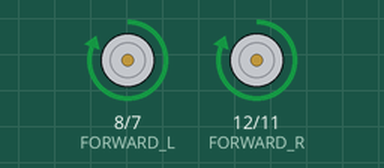
Simulated run of this sketch. Board: Arduino Uno, built with avr-gcc and run on an emulated ATmega328P. On the bench: motor-driver pin pairs drawn as motors (green arrow = first pin HIGH = forward, orange = second pin HIGH = backward, longer = more drive, scaled by the enable pin).

Above: at 0.1 s.
At 6.5 s:
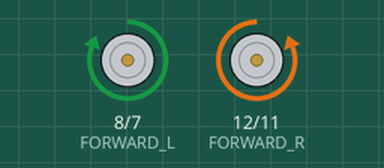
At 13.9 s:
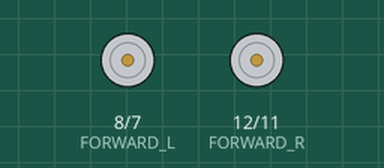
Timing chart, 0 to 15.4 s (numbered marks = the images above):
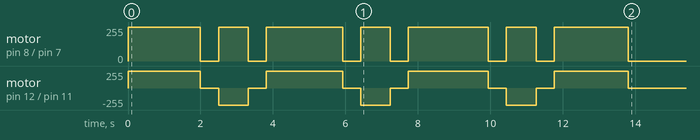

The sketch:

story7.ino
```cpp
//setup left side
const int FORWARD_L = 8;
const int BACKWARD_L = 7;
//setup right side
const int FORWARD_R = 12;
const int BACKWARD_R = 11;
//enable both sides
const int ENABLE_L = 9;
const int ENABLE_R = 10;

//const int turnTime = 880;
//const int turnTime = 890;
int turnTime = 820;
//const int turnTime = 950;

const int delayBetween = 500;

const int RHIGH = 255;
const int RLOW = 0;


//Makes all the things RLOW
void stopRover() {
  analogWrite(FORWARD_L, RLOW);
  analogWrite(FORWARD_R, RLOW);
  analogWrite(BACKWARD_L, RLOW);
  analogWrite(BACKWARD_R, RLOW);
  analogWrite(ENABLE_L, RLOW);
  analogWrite(ENABLE_R, RLOW);
}

// 1 = clockwise, 0 = anti clockwise
void turnRover(int turnDirection, int turnTimeF = turnTime) {
//  if (turnTimeF != "") {
//    turnTime = turnTimeF;
//  }
  stopRover();
  analogWrite(ENABLE_L, RHIGH);
  analogWrite(ENABLE_R, RHIGH);

  if (turnDirection == 1) {
    analogWrite(FORWARD_R, RHIGH);
    analogWrite(BACKWARD_L, RHIGH);
  } else if (turnDirection == 0) {
    analogWrite(FORWARD_L, RHIGH);
    analogWrite(BACKWARD_R, RHIGH);
  }

  delay(turnTime);
  stopRover();
}

// moveDirection:
// 1 = forward, 0 = backwards.
void moveRover(int moveTime, int moveDirection) {
  stopRover();
  analogWrite(ENABLE_L, RHIGH);
  analogWrite(ENABLE_R, RHIGH);
  if (moveDirection == 1) {
    analogWrite(FORWARD_L, RHIGH);
    analogWrite(FORWARD_R, RHIGH);
  } else if (moveDirection == 0) {
    analogWrite(BACKWARD_L, RHIGH);
    analogWrite(BACKWARD_R, RHIGH);
  }
  delay(moveTime);
  stopRover();
}


// the setup function runs once when you press reset or power the board
void setup() {
  moveRover(2000, 1);
  delay(delayBetween);
  turnRover(0);
  delay(delayBetween);
  stopRover();
  moveRover(2100, 1);
  delay(delayBetween);
  turnRover(0);
  delay(delayBetween);
  stopRover();
  moveRover(2200, 1);
  delay(delayBetween);
  turnRover(0);
  delay(delayBetween);
  stopRover();
  moveRover(2050, 1);
  delay(delayBetween);
//  turnRover(0);
  stopRover();
}


// the loop function runs over and over again forever
void loop() {
}
```
